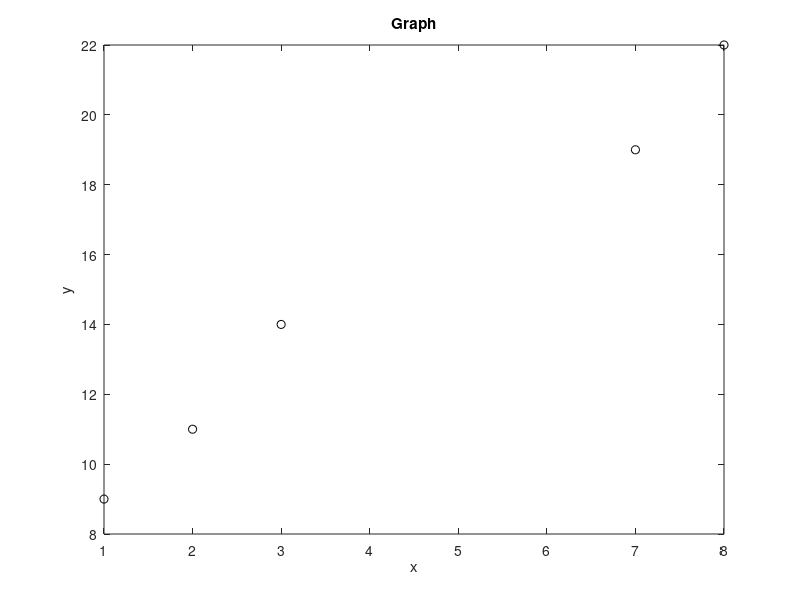
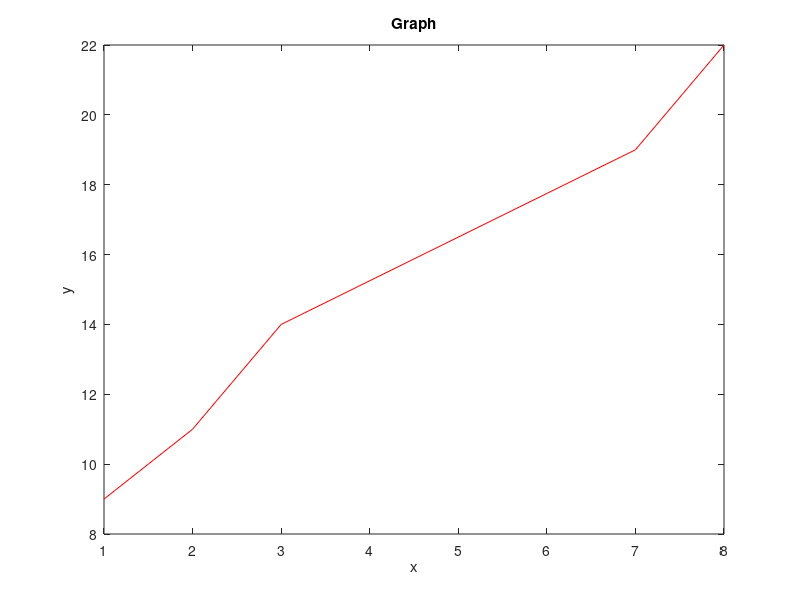
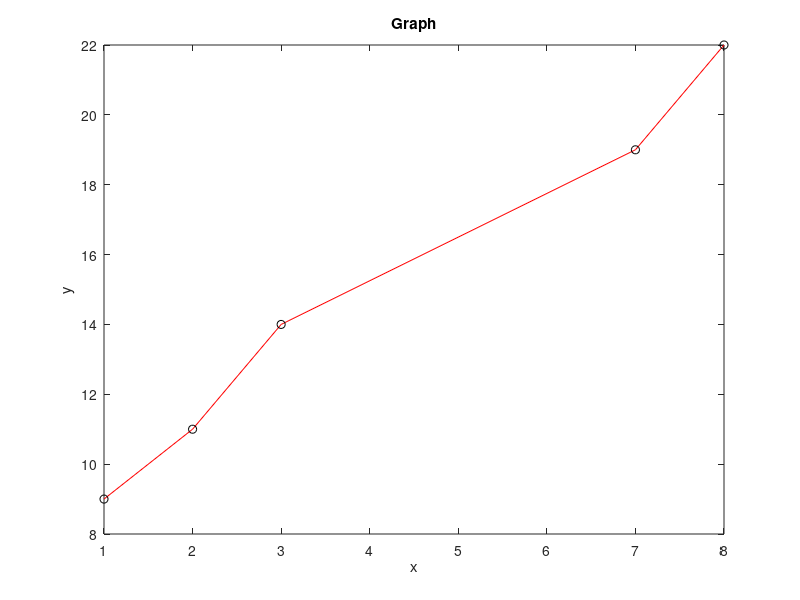

MATLAB code to generate these figures, in order:
%% create variables

% variable names CANNOT have a space in the name
% empty Data = will NOT work as a variable name
emptyData = []; % create a variable without assigning a value
x_point = 10;
y_point = 8;
% putting a semicolon ; at the end of a line suppresses the line
% this means that when you run the code, nothing will print in the command
% window
% try running this script (editor > green arrow at the top of the screen)
x_vector = [1 2 3 7 8] % horizontal vector
x_vector_vertical = [4; 5; 6] % vertical vector
y_vector = [9 11 14 19 22]; % horizontal vector
matrix = [1 5 7 8; 9 10 34 2] % 2 row by 4 column matrix

%% change value of 1 or more element(s) in a vector or matrix
% test_matrix(r,c) --> this returns the element in the matrix called
% "test_matrix" that is located in row r and column c
test_matrix = [2 5 3 7 54; 88 56 11 6 4]

% write an expression to extract the number 88 from test_matrix
test_matrix(2, 1) 

% you can also change the value of an element in a matrix
% test_matrix(r,c) = new number
% change the number 6 from test_matrix to 99
test_matrix(2, 4) = 99

% write an expression to extract the number 7 from test_matrix and assign
% it to a new variable called "extractedData"
extractedData = test_matrix(1, 4)


%% plotting data
figure;plot(x_vector,y_vector,'ko') % this plots black circles
xlabel('x');ylabel('y');title('Graph')

figure;plot(x_vector,y_vector,'r-') % this plots red lines
xlabel('x');ylabel('y');title('Graph')

% this plots red lines and black circlces
figure;plot(x_vector,y_vector,'r-')
hold on;plot(x_vector,y_vector,'ko')
xlabel('x');ylabel('y');title('Graph')

%% useful functions

% max(vector) gives you the maximum value of the elements in a vector
max(x_vector)

% min(vector) gives you the minimum value of the elements in a vector
min(x_vector)

% mean(vector) gives you the average value of the elements in a vector
mean(x_vector)

% length(vector) gives you the length of a vector
length_of_vector = length(x_vector)

% numel(vector) gives you the number of elements in a vector (similar to
% length, but also works for a matrix)
num = numel(x_vector)

% size(matrix) gives you the size of a matrix
size_of_matrix = size(matrix)

% the find function gives you the index (location) where a vector meets the
% given criteria
% example:
% find which values of x_vector are greater than 5, and change them to 0
x_vector = [1 2 3 7 8]
location = find(x_vector>5)
% location = [4 5] --> this means that the 4th and 5th elements of x_vector
% are greater than 5
x_vector(location) = 0
% this is setting the value of x_vector at "location" to zero

%% if statements and for loops

% if statements can be used to ONLY run code IF a condition is met

% for loops can be used to repeat the same operation multiple times (for
% example, for every element in a vector)

test = randn(1,10) % generates a vector of 10 random elements (1 row and 10 columns)
% TIP: type "help randn" in the command window (with the space!) and enter
% this will display an explanation of what the function "randn" does
% this works for all MATLAB built-in functions

% write code to change:
% any elements of "test" that are negative to -8,
% any elements of "test" that are positive but less than 1 to 7,
% and all other elements of "test" to 100

test % display the vector test before the for loop (to check your work)
for i = 1:length(test)
    
    if test(i) < 0
        test(i) = -8;
    elseif (test(i) > 0) & (test(i) < 1)
        test(i) = 7;
    else
        test(i) = 100;
    end
    
end
test % display the vector test after the for loop (to check your work)

%% assignemnt Q1

% write code that creates a new variable (named helloWorld) and assigns elements to that
% variable only when the value of each element of vector_q1 is greater
% than 5. The value of the elements assigned to the new variable should be
% 3*x^2 where x is the current value of vector_q1
vector_q1 = [1 3 11 2 4 6 9 7]
helloworld = [];
% if your code is correct, the answer should be 
% helloWorld = [363 108 243 147]
for i = 1:length(vector_q1)
    if vector_q1(i) > 5
        helloworld = [helloworld, 3*vector_q1(i)^2];
    end
    
end 
helloworld

%% assignment Q2

% write code to count how many elements in the vector are bigger than the
% previous element in the vector (compare each pair)
% there are multiple ways to do this!
% if your code is correct, the answer is 4 
count = 0;
vector_q2 = [2 6 7 2 3 1 7]
for i = 2:length(vector_q2)
    if vector_q2(i) > vector_q2(i-1)
        count = count + 1;
    end 
end 

count